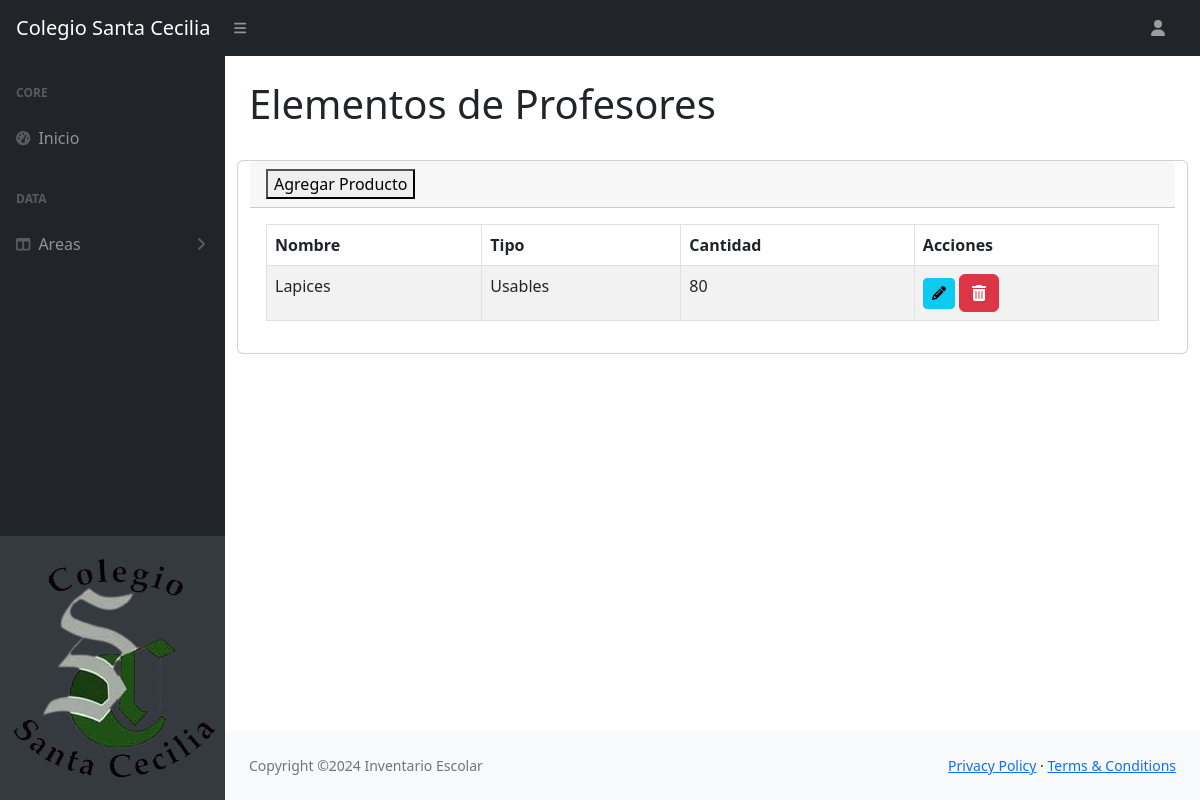
Before: /profesores/ with the older database file.
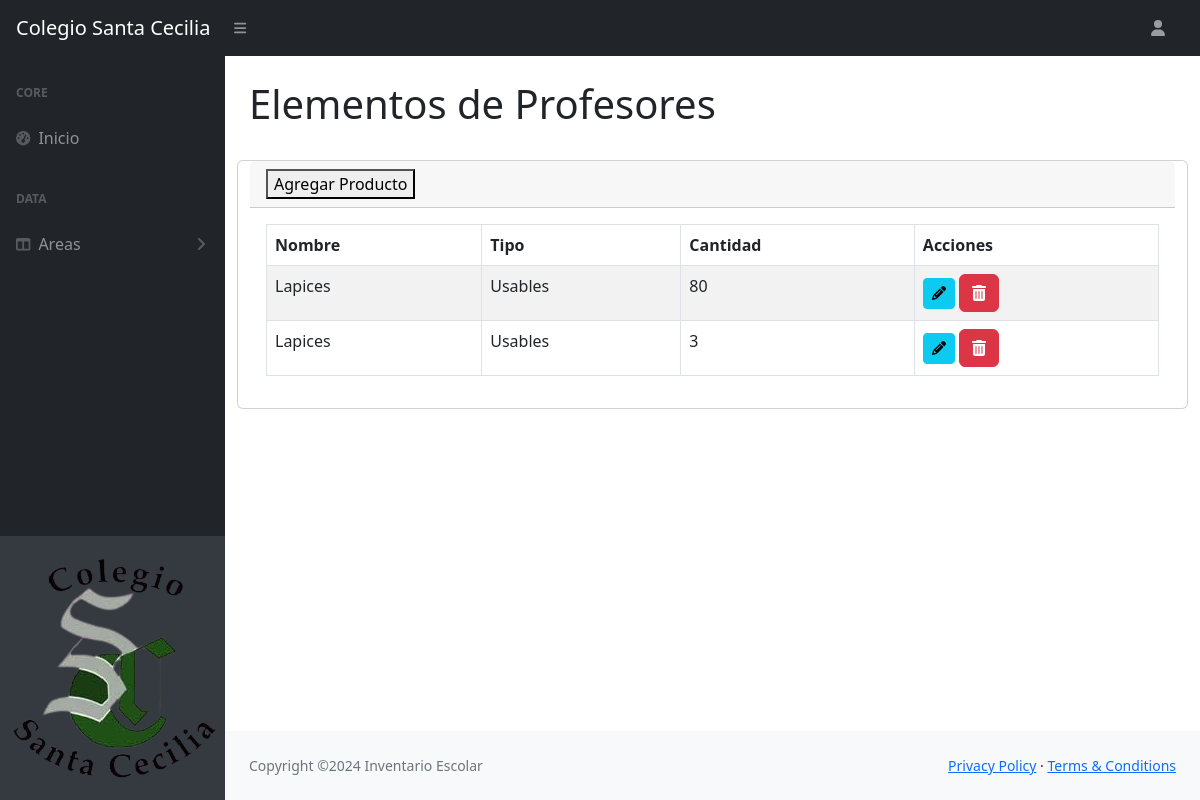
After: the same page with the newer database file.
### Core/models.py (models this page shows, shortened)
class Profesores(models.Model):
    id_objeto = models.AutoField(primary_key=True)
    nombre_objeto = models.CharField(max_length=255)
    cantidad_objeto = models.IntegerField()
    tipo_producto = models.CharField(max_length=255)

### Core/views.py (the view)
# urls.py: path('profesores/', profesores, name='profesores'),
def profesores(request):
    productos = Profesores.objects.all()
    data = {'productos': productos}
    return render(request, 'Core/profesores.html', data)

### Core/templates/Core/profesores.html (shortened to what this page needs)
{% extends 'Core/index.html' %}
{% load static %}
{% block contenido %}
<div class="container-fluid px-4">
    <h1 class="mt-4">Elementos de Profesores</h1>
    <div class="row">
        <div class="card mb-4">
            <div class="card-header">
                <a href="{% url 'agregarP' %}" class="floating-btn">
                    <button class="custom-btn">Agregar Producto</button>
                </a>
            </div>
            <div class="card-body">
                <table id="profesoresTables" class="table table-striped table-bordered">
                    <thead>
                        <tr>
                            <th>Nombre</th>
                            <th>Tipo</th>
                            <th>Cantidad</th>
                            <th>Acciones</th>
                        </tr>
                    </thead>
                    <tbody>
                        {% for producto in productos %}
                        <tr>
                            <td>{{ producto.nombre_objeto }}</td>
                            <td>{{ producto.tipo_producto }}</td>
                            <td class="cantidad">{{ producto.cantidad_objeto }}</td>
                            <td><a href="{% url 'modificarP' id=producto.id_objeto %}" class="btn btn-info btn-sm" aria-label="Modificar producto {{ producto.nombre_producto }}"><i class="fas fa-pencil-alt"></i></a>
                            <a href="{% url 'eliminarP' id=producto.id_objeto %}" class="btn btn-danger" aria-label="Eliminar producto {{ producto.nombre_producto }}"><i class="fas fa-trash-alt"></i></a></td>
                        </tr>
                        {% empty %}
                        <tr>
                            <td colspan="4">No hay productos disponibles.</td>
                        </tr>
                        {% endfor %}
                    </tbody>
                </table>
            </div>
        </div>
    </div>
</div>
{% endblock %}

Changed rows visible on the page:
added Profesores: nombre_objeto "Lapices", tipo_producto "Usables", cantidad_objeto "3"
